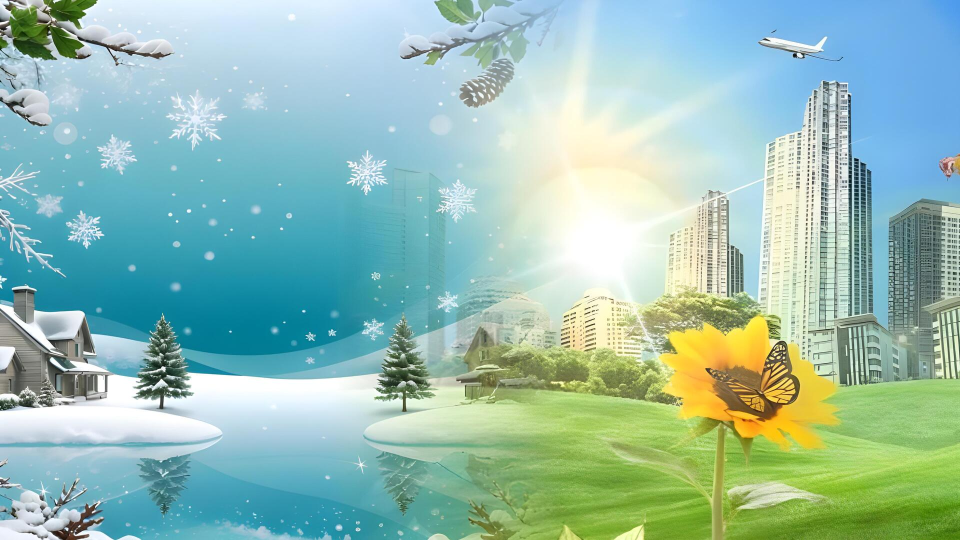
#> input picture backdrop.jpg, 1920 x 1080 px (shown at 1/2 size)
$ python image.py
#> lines starting #> are read from the running program, lines starting #| are printed output that depends on the picture
from PIL import Image, ImageDraw, ImageFont

img = Image.open('backdrop.jpg')
#> img is the input picture: PIL image 1920x1080 RGB; mean R, G, B 149.6, 189.9, 178.5

draw = ImageDraw.Draw(img)
font = ImageFont.truetype('Comfortaa-VariableFont_wght.ttf', 72)

days = ['Mon', 'Tue', 'Wed', 'Thur', 'Fri']

draw.rectangle([(192, 108), (1920-192, 1080-108)], fill="#000000")

margin = 100
padding = 10
width = 1920
height = 1080
columns = 5

for i in range(columns):
	draw.rectangle(
		[
			(width - margin * 2) / columns * i + margin + padding,
			margin + padding,
			(width - margin * 2) / columns * (i + 1) + margin - padding,
			height - margin - padding
		],
		fill="#555555",
		outline = "#ffffff")
	draw.text(((width - margin * 2) / columns * (i + 0.5) + margin, 200), days[i], (255, 255, 255), font = font, anchor = "mm")

img.save('test.png')
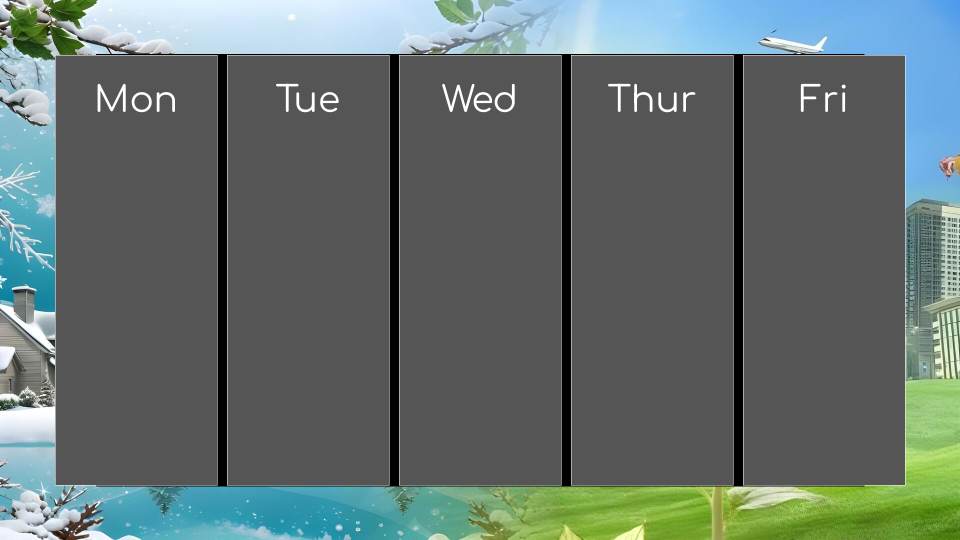
#> saved as test.png: PIL image 1920x1080 RGB (shown at 1/2 size); mean R, G, B 98.3, 111.2, 108.7
